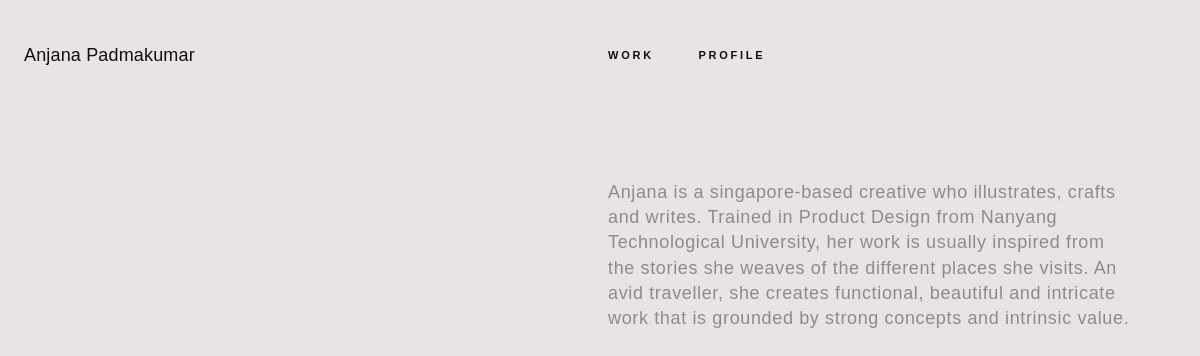
Page /know-sth-about-me/ on the earlier database version.
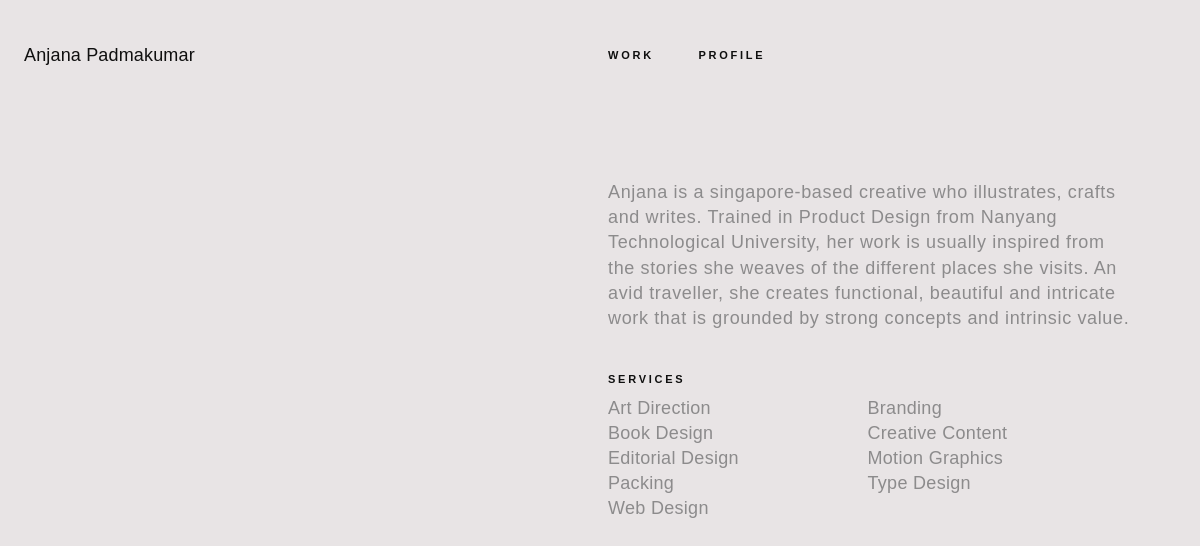
Same page on the later database version.
### singlepage/models.py (models this page shows, shortened)
class Singlepage(models.Model):
    title = models.CharField(max_length=250, help_text=u'Max 250 characters')
    slug = models.SlugField(help_text=u'Suggested value automatically generated from title. Must be unique.')
    display_word = models.CharField(max_length=50, help_text=u'Max 50 characters. Displayed in the header.')
    body = models.TextField()
    body_html = models.TextField(editable=False, blank=True)

### singlepage/views.py (the view)
# urls.py: url(r'^(?P<slug>[-\w]+)/$', views.single_page, name='single_page'),
def single_page(request, slug):
    singlepage = get_object_or_404(Singlepage, slug=slug)
    return render_to_response('singlepage/single_page.html', {'singlepage': singlepage}, context_instance=RequestContext(request))

### blog/custom_context_processor.py (called while the page is built, shortened)
def tag_cloud(request):
    MAX_WEIGHT = 5
    tag_list = Tag.objects.usage_for_model(Entry, counts = True)
    return {'tag_list':tag_list}

### singlepage/custom_context_processor.py (called while the page is built)
def singlepages(request):
    singlepages = Singlepage.objects.all()
    return {'singlepages': singlepages}

### templates/singlepage/single_page.html (shortened to what this page needs)
{% extends 'singlepage/single_base.html' %}
{% block main-content %}
<div class="row">
        <div class="columns medium-6">
        </div>
        <div class="columns medium-6">
                <div class="content">
                        {{singlepage.body|safe}}
                </div>
        </div>
</div>
{% endblock %}

### templates/base.html (shortened to what this page needs)
<html>
	<head>
		<link rel="stylesheet" href="/static/css/style.css" />
	</head>
  <body>
    <div class="container">
        <div class="cbp-af-header">
			<div class="cbp-af-inner">
				<header class="header">
                    <div class="row">
                        <div class="small-5 medium-6 large-6 columns">
                            <div class="anjana_name"><a href={% url 'art:art_home' %} class="link">Anjana Padmakumar</a></div>
                        </div>
                        <div class="columns small-7 medium-6 header__nav large-6">
                            <nav class="nav_links">
                                <a class="nav_link" href={% url 'art:art_home' %}>WORK</a>
                                {% for page in singlepages %}
                                <a class="nav_link" href={% url 'singlepage:single_page' slug=page.slug %}>{{page.display_word}}</a>
                                {% endfor %}
                            </nav>
                        </div>
                    </div>
                </header>
			</div>
    	</div>
        <div class="scene scene_top clearfix">
            <div class="promo_area row">
            </div>
        </div>
        <div class="scene_artwork">
            <div class="artwork row">
                {% block content %} {% endblock %}
            </div>
        </div>
    </div>
  </body>
</html>

Differences in the rows shown:
changed Singlepage "PROFILE": body "…concepts and intrinsic value." → "…concepts and intrinsic value. SERVICES Art Direction Branding Book Design Creative Content Editorial Design Motion Graphics Packing Type Design Web Design"
